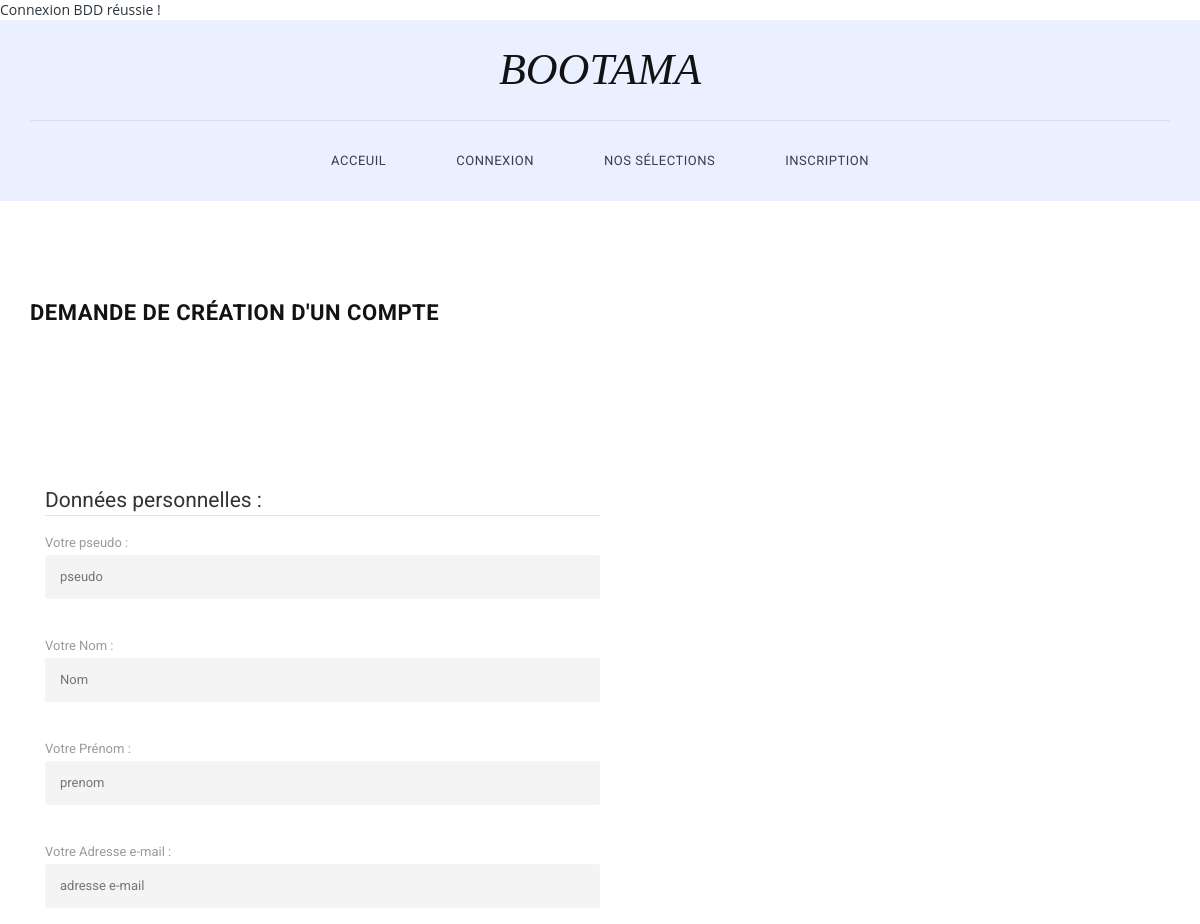
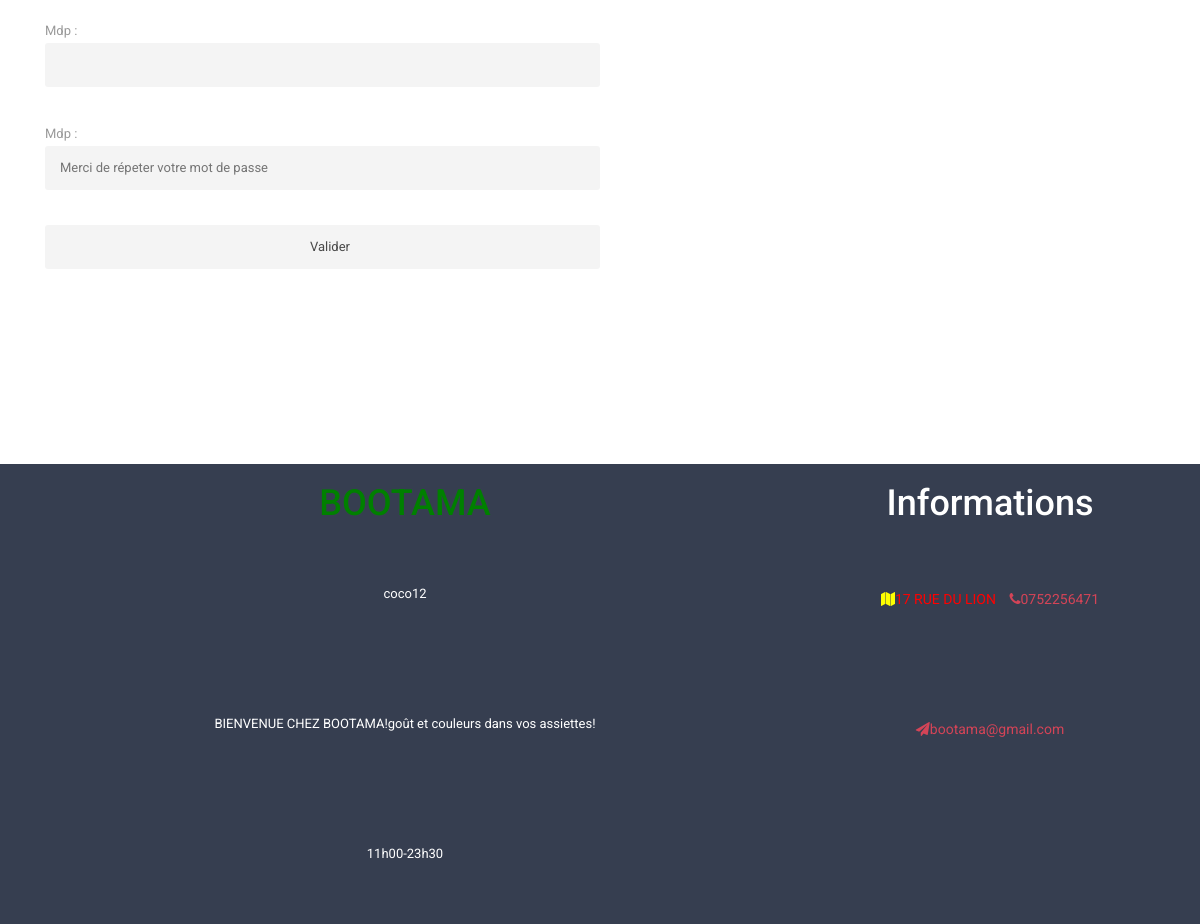
Page /v2/inscription.php on the committed database (2 pictures, top to bottom).
### tables this page shows
CREATE TABLE `T_PRESENTATION_PRES` (
  `PRES_ID` int(11) NOT NULL,
  `CPT_PSEUDO` varchar(60) NOT NULL,
  `PRES_NOM_STRUCTURE` varchar(70) NOT NULL,
  `PRES_ADESSE` varchar(200) NOT NULL,
  `PRES_telephone` char(12) NOT NULL,
  `PRES_mail` varchar(200) NOT NULL,
  `PRES_HORAIRE` varchar(64) NOT NULL,
  `PRES_TEXTE_BIENVENUE` varchar(200) NOT NULL
);

### v2/inscription.php (the view, shortened to what this page needs)
<!DOCTYPE html>
<html>
<?php
$mysqli = new mysqli('localhost','zkonateas','xgsvsn4u','zfl2-zkonateas');
?>
<head>
<link rel="stylesheet" href="css/bootstrap.min.css">
<link rel="stylesheet" href="css/bootstrap-theme.min.css">
<link rel="stylesheet" href="css/fontAwesome.css">
<link rel="stylesheet" href="css/hero-slider.css">
<link rel="stylesheet" href="css/owl-carousel.css">
<link rel="stylesheet" href="css/templatemo-style.css">
</head>
<body>
    <div class="header">
        <div class="container">
            <a href="#" class="navbar-brand scroll-top">BOOTAMA</a>
            <nav class="navbar navbar-inverse" role="navigation">
                <div id="main-nav" class="collapse navbar-collapse">
                   <ul class="nav navbar-nav">
                       <li><a href="index.php">Acceuil</a></li>
                        <li><a href="session.php">Connexion</a></li>
                         <li><a href="sel.php">Nos Sélections</a></li>
                        <li><a href="inscription.php">inscription</a></li>
                    </ul>
                </div>
            </nav>
        </div>
    </div>
    <section class="contact-us">
        <div class="container">
            <div class="row">
                <div class="col-md-6">
                    <div class="section-heading">
                        <h2>Demande de création d'un compte</h2>
                    </div>
<div class="blog-post">
                    <div>
    <section class="contact-us">
        <div class="container">
            <div class="row">
                <div class="col-md-6">
                    <form action="action.php" method="post">
                        <fieldset>
                            <legend>Données personnelles :</legend>
                            <p>Votre pseudo :
                                <input type="text" name="pseudop" placeholder="pseudo"
                                maxlength="20" required="required"/>
                            </p>
                            <p>Votre Nom :
                                <input type="text" name="nom" placeholder="Nom"
                                maxlength="20" required="required"/>
                            </p>
                            <p>Votre Prénom :
                                <input type="text" name="prenom" placeholder="prenom"
                                maxlength="20" required="required"/>
                            </p>
                            <p>Votre Adresse e-mail :
                                <input type="e-mail" name="mail" placeholder="adresse e-mail"
                                maxlength="20" required="required"/>
                            </p>
                             <p>Mdp : <input type="password" name="mdp" /></p>
                        <p>Mdp : <input type="password" name="mdp2" placeholder="Merci de répeter votre mot de passe" /></p>
                        </fieldset>
                        <p><input type="submit" value="Valider"></p>
                    </form>
                </div>
            </div>
        </div>
    </div>
</div>
</section>
<footer>
         <div class="container">
            <div class="row">
                <?php
                        $requet="SELECT * FROM T_PRESENTATION_PRES";
                        $result = $mysqli->query($requet);
                        $row = $result->fetch_assoc()
                        ?>
                <div class="col-md-8">
                    <h1 style="color: green"><?php echo $row['PRES_NOM_STRUCTURE'];  ?></h1>
                    <p><?php echo $row['CPT_PSEUDO'];  ?></p>
                    <p><?php echo $row['PRES_TEXTE_BIENVENUE'];  ?></p>
                    <p><?php echo $row['PRES_HORAIRE'];  ?></p>
                </div>
                <div class="col-md-4">
                     <h1 style="color: white">Informations</h1>
                     <ul>
                        <li><span style="color: yellow" class="icon fa fa-map"></span><span style="color: red" class="text"><?php echo $row['PRES_ADESSE'];  ?></span></li>
                        <li><a><span class="icon fa fa-phone"></span><span class="text"><?php echo $row['PRES_telephone'];  ?></span></a></li>
                        <li><a><span class="icon fa fa-paper-plane"></span><span class="text"><?php echo $row['PRES_mail'];  ?></span></a></li>
                    </ul>
                </div>
            </div>
        </div>
</footer>
</body>
</html>

### v2/css/hero-slider.css (style rules this page uses)
*, *::after, *::before { -webkit-box-sizing: border-box; -moz-box-sizing: border-box; box-sizing: border-box; }
html { font-size: 62.5%; }
body { font-family: "Open Sans", sans-serif; color: #2c343b; background-color: #f2f2f2; }
a { color: #d44457; text-decoration: none; }

### v2/css/templatemo-style.css (style rules this page uses)
* { margin: 0; padding: 0; font-family: 'Roboto', arial, sans-serif; }
body { overflow-x: hidden; background-color: #fff; }
ul { list-style: none; margin: 0px; }
p { color: #9a9a9a; font-size: 13px; line-height: 24px; }
.header { width: 100%; padding: 0; z-index: 10000; transition: all 0.2s ease-in-out; background-color: #eaf0ff; text-align: center; }
.navbar-inverse .navbar-brand, .navbar-inverse .navbar-nav>li>a { text-shadow: none; }
.navbar-brand { font-family: 'Spectral', serif; font-size: 44px; color: #121212; font-style: italic; text-align: center; width: 100%; border-bottom: 1px solid #d8deed; position: relative; padding: 40px 0px; height: auto!important; }
#main-nav { padding: 15px 0px; float: right; position:relative; left:-50%; text-align: left; }
.nav { list-style:none; position:relative; left:50%; }
.navbar-nav li { margin: 0px 20px; }
.navbar-nav li a { font-family: 'Roboto', sans-serif; font-size: 13px; text-transform: uppercase; color: #363e50!important; letter-spacing: 0.5px; }
.navbar-inverse { background-image: none; background-color: transparent; }
.header .navbar { margin: 0; border: none; }
.blog-post { margin-bottom: 30px; display: inline-block; }
footer { background-color: #363e50; line-height: 130px; text-align: center; }
footer p { line-height: 120px; color: #fff; margin-top: 5px; }
footer ul { list-style: none; padding: 0; margin: 0; }
footer ul li { display: inline-block; margin: 0px 5px; }
section.contact-us { margin-top: 100px; margin-bottom: 60px; }
.contact-us .section-heading h2 { text-align: left; margin-top: 0px; margin-bottom: 60px; font-size: 22px; font-weight: 700; letter-spacing: 0.5px; text-transform: uppercase; color: #121212; }
.contact-us p { margin-top: -5px; }
.contact-us input { border-radius: 3px; padding-left: 15px; font-size: 13px; color: #4a4a4a; background-color: #f4f4f4; outline: none!important; border: none; box-shadow: none; line-height: 44px; height: 44px; width: 100%; margin-bottom: 30px; }

### rows in the picture
t_presentation_pres: CPT_PSEUDO "coco12", PRES_TEXTE_BIENVENUE "BIENVENUE CHEZ BOOTAMA!goût et couleurs dans vos assiettes!", PRES_HORAIRE "11h00-23h30", PRES_ADESSE "17 RUE DU LION", PRES_telephone "0752256471", PRES_mail "bootama@gmail.com"
